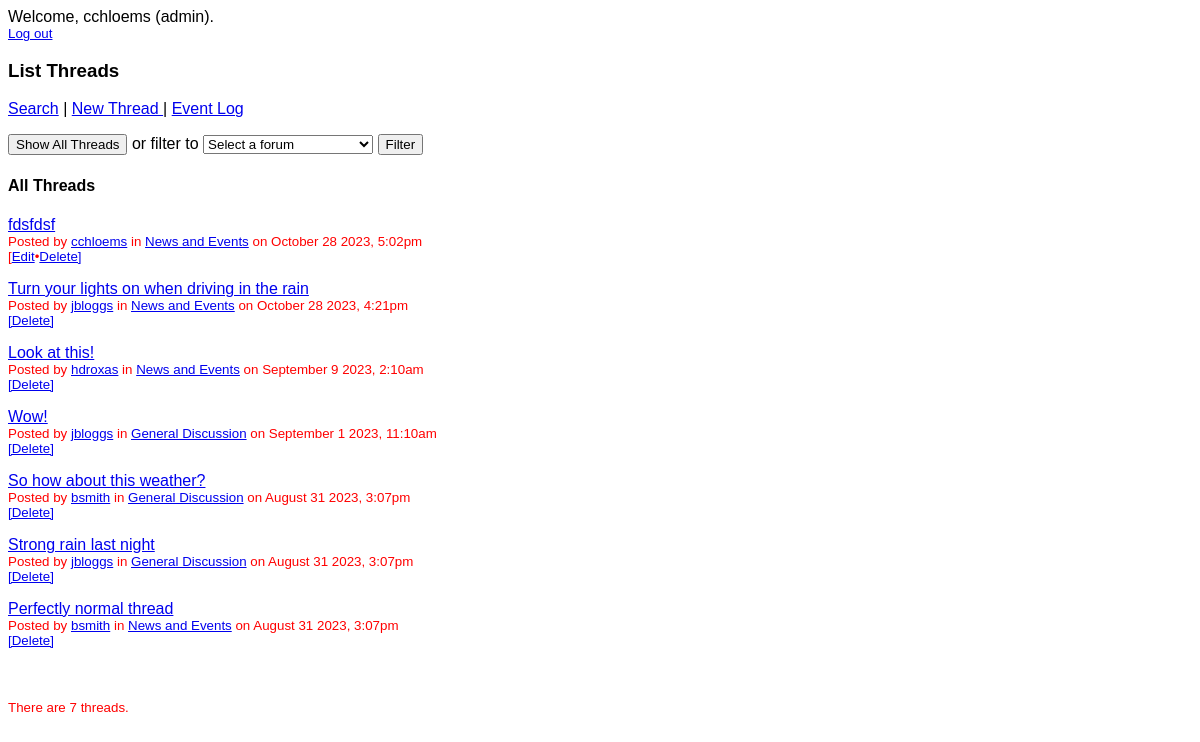
/list_threads.php (signed in), run on the app's committed database.
### tables this page shows
CREATE TABLE `thread` (
  `thread_id` int(11) NOT NULL,
  `username` varchar(20) NOT NULL,
  `forum_id` tinyint(4) UNSIGNED NOT NULL,
  `title` varchar(100) NOT NULL,
  `content` varchar(40000) NOT NULL,
  `post_date` timestamp NOT NULL DEFAULT current_timestamp() ON UPDATE current_timestamp()
);

CREATE TABLE `forum` (
  `forum_id` tinyint(4) UNSIGNED NOT NULL,
  `forum_name` varchar(50) NOT NULL
);

### list_threads.php (the view, shortened to what this page needs)
<?php
  require 'db_connect.php';
  if (isset($_SESSION['uname'])) {
    echo '<p>Welcome, '.$_SESSION['uname'].' ('.$_SESSION['level'].').';
    echo '<br /><small><a href="logout.php">Log out</a></small></p>';
  }
  else {
    echo '<p>You are not logged in.';
    echo '<br /><small><a href="login.php">Log in</a></small></p>';
  }
?>
<!DOCTYPE html>
<html>
  <head>
    <link rel="stylesheet" type="text/css" href="forum_stylesheet.css" />
  </head>
  <body>
    <h3>List Threads</h3>
    <p><a href="search_threads.php">Search</a> |
    <?php
    if (isset($_SESSION['uname'])) {
      echo '<a href="new_thread_form.php"> New Thread </a>';
    }
    if ($_SESSION['level'] == 'admin') {
      echo '| <a href="event_log.php">Event Log</a>';
    }
    ?>
    </p>
    <form name="list_threads" method="get" action="list_threads.php" >
      <p><input type="button" value="Show All Threads" onclick="window.location.href = 'list_threads.php'" /> or filter to
        <select name="forum_id">
          <option value="" selected disabled>Select a forum</option>
        </select> <input type="submit" value="Filter" />
      </p>
    </form>
    <?php
      if (isset($_GET['forum_id']))
      {
        echo '<h4>'.$current_forum_name.' Threads</h4>';
        $stmt = $db->prepare("SELECT thread_id, username, title, post_date, f.forum_id, forum_name
                              FROM thread AS t JOIN forum as f ON t.forum_id = f.forum_id
                              WHERE t.forum_id = ? ORDER BY post_date DESC");
        $stmt->execute( [$_GET['forum_id']] );
      }
      else
      {
        echo '<h4>All Threads</h4>';
        $stmt = $db->prepare("SELECT thread_id, username, title, post_date, f.forum_id, forum_name
                              FROM thread AS t JOIN forum as f ON t.forum_id = f.forum_id
                              ORDER BY post_date DESC");
        $stmt->execute();
      }
      $result_data = $stmt->fetchAll();
      $thread_count = $stmt->rowCount();
      if (count($result_data) > 0)
      {
        foreach($result_data as $row)
        {
          echo '<p><a href="view_thread.php?id='.$row['thread_id'].'">'.$row['title'].'</a><br />';
          echo '<small>Posted by <a href="view_profile.php?username='.$row['username'].'">'.$row['username'].'</a>';
          echo ' in <a href="list_threads.php?forum='.$row['forum_id'].'">'.$row['forum_name'].'</a>';
          echo ' on '.date('F j o\, g:ia', strtotime($row['post_date'])).'</em></small>';
          if (isset($_SESSION['uname'])){
            if ($_SESSION['uname'] == $row['username']) {
              echo '<br> <small>[<a href="edit_thread_form.php?id='.$row['thread_id'].'">Edit</a>&#x2022';
              echo '<a onclick="return confirm(\'Are you sure you want to delete this thread?\')" href="delete_thread.php?id='.$row['thread_id'].'">Delete]</a></small>';
            }
            else if ($_SESSION['level'] == 'admin') {
              echo '<br><small><a onclick="return confirm(\'Are you sure you want to delete this thread?\')" href="delete_thread.php?id='.$row['thread_id'].'">[Delete]</a></small>';
            }
          }
          echo '</small></p>';
        }
        if ($thread_count > 1){
          echo '<br><br><small>There are '.$thread_count.' threads.</small></p>';
        }
        else {
          echo '<br><br><small>There is only '.$thread_count.' thread.</small></p>';
        }
      }
      else
      {
        echo '<p><small>No threads posted.</small></p>';
      }
    ?>
  </body>
</html>

### forum_stylesheet.css (style rules this page uses)
* { font-family: Arial }
small { color: #FF0000; }
input[type="text"], input[type="password"], select { width: 170px }

### data on the page
thread: title "fdsfdsf", username "cchloems", forum.forum_name "News and Events", post_date "October 28 2023, 5:02pm"
thread: title "Turn your lights on when driving in the rain", username "jbloggs", forum.forum_name "News and Events", post_date "October 28 2023, 4:21pm"
thread: title "Look at this!", username "hdroxas", forum.forum_name "News and Events", post_date "September 9 2023, 2:10am"
thread: title "Wow!", username "jbloggs", forum.forum_name "General Discussion", post_date "September 1 2023, 11:10am"
thread: title "So how about this weather?", username "bsmith", forum.forum_name "General Discussion", post_date "August 31 2023, 3:07pm"
thread: title "Strong rain last night", username "jbloggs", forum.forum_name "General Discussion", post_date "August 31 2023, 3:07pm"
thread: title "Perfectly normal thread", username "bsmith", forum.forum_name "News and Events", post_date "August 31 2023, 3:07pm"

### other printed values
$_SESSION['uname'] "cchloems"
$_SESSION['level'] "admin"
$thread_count "7"
